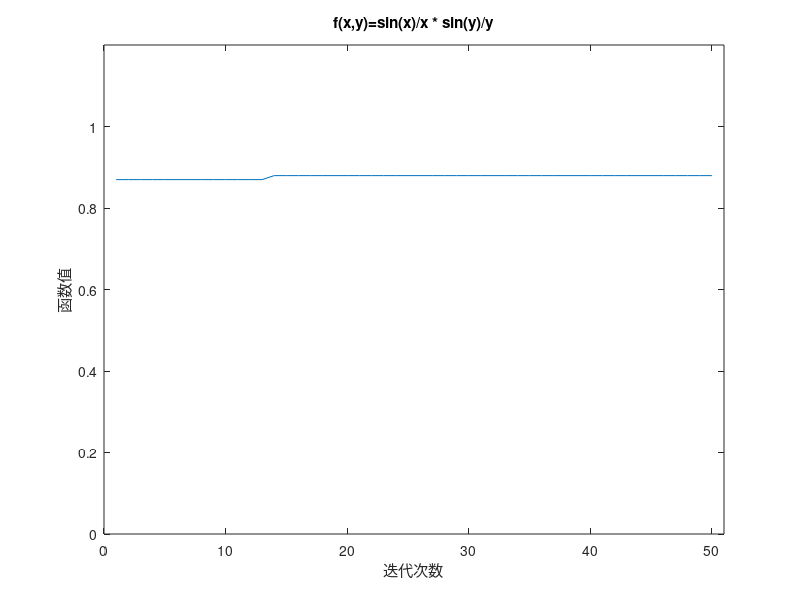

Reproduce this figure in MATLAB.
clear all
tic

global Optimalvalue;
Optimalvalue = 0;
NP = 30;
FoodNumber = NP / 2;
SearchNumber = 5;
maxCycle = 50;
Limit = 5;

Foods= (rand(NP, 2)-0.5) * 20;
sol = Foods;
trial = zeros(NP);
Foodspath = Foods;

for i = 1:NP
	Fitness(i) = (sin(Foods(i, 1))./(Foods(i, 1)+eps)).*(sin(Foods(i, 2))./(Foods(i, 2)+eps));
end

Indfit = sort(Fitness);
Optimalvalue = Indfit(end);
iter = 1;
j = 1;

while (iter <= maxCycle)
	%%% Employed Bee %%%
	for i = 1:(FoodNumber)
		Param2Change = fix(rand * 2) + 1;
		neighbour = fix(rand * FoodNumber) + 1;
		while (neighbour == i)
			neighbour = fix(rand * (FoodNumber)) + 1;
		end
		sol(i, :) = Foods(i, :);

		sol(i, Param2Change) = Foods(i, Param2Change) + (Foods(i, Param2Change) - Foods(neighbour, Param2Change)) * (rand - 0.5) * 2;
		if (sol(i, Param2Change)>10 | sol(i,Param2Change)<-10)
			sol(i, Param2Change) = Foods(i, Param2Change);
		end
		FitnessSol = sin(sol(i, 1))./(sol(i, 1) + eps).*sin(sol(i, 2))./(sol(i, 2) + eps);
		if (Fitness > Fitness(i))
			Foods(i, :) = sol(i, :);
			Fitness(i) = FitnessSol;
			trial(i) = 0;
		else
			trial(i) = trial(i) + 1;
			if trial(i) > Limit
				Foods(i, :) = (rand(1, 2) - 0.5) * 20;
			end
		end
	end
	%%% Onlooker Bee %%%
	prob = (0.9 * Fitness ./ max(Fitness)) + 0.1;

	t = FoodNumber;
	i = 1;
	while (t < (NP - SearchNumber))
		t = t + 1;
		if (rand < prob(i))
			Param2Change = fix(rand * 2) + 1;
			neighbour = FoodNumber + fix(rand * (NP - FoodNumber - SearchNumber)) + 1;

			while (neighbour == t)
				neighbour = FoodNumber + fix(rand * (NP - FoodNumber - SearchNumber)) + 1;
			end

			sol(t, :) = Foods(t, :);
			sol(t, Param2Change) = Foods(i, Param2Change) + (Foods(i, Param2Change) - Foods(neighbour, Param2Change)) * (rand - 0.5) * 2;

			if (sol(t, Param2Change)>10 | sol(t, Param2Change)<-10)
				sol(t, Param2Change) = Foods(t, Param2Change);
			end

			FitnessSol = (sin(sol(t, 1))./(sol(t,1) + eps)).*(sin(sol(t, 2))./(sol(t, 2) + eps));

			if (FitnessSol > Fitness(t))
				Foods(t, :) = sol(t, :);
				Fitness(t) = FitnessSol;
				trial(t) = 0;
			else
				trial(t) = trial(t) + 1;
				if trial(t) > Limit
					Foods(t, :) = (rand(1, 2) - 0.5) * 20;
				end
			end
		end
		
		i = i + 1;
		if i == (FoodNumber + 1)
			i = 1;
		end
	end
	%%% Scout Bee %%%
	for i = (NP - SearchNumber + 1) : NP
		Foods(i, :) = (rand(1, 2) - 0.5) * 20;
		Fitness(i) = (sin(Foods(i, 1))./(Foods(i, 1) + eps)).*(sin(Foods(i, 2))./(Foods(i, 2) + eps));
	end

	ind = find(Fitness == max(Fitness));
	Max = Fitness(ind);
	if (Max > Optimalvalue)
		Optimalvalue = Max;
		GlobalParams = Foods(ind, :);
	end
	fprintf('iteration=%d, Optimalvalue=%d\n ', iter, Optimalvalue);
	Zuiyou(iter) = Optimalvalue;
	iter = iter + 1;
	Foodspath = [Foodspath Foods];
end

toc

%%% Draw %%%
figure(1)
plot(1 : maxCycle, Zuiyou)
axis([0, iter, 0, 1.2])
title('f(x,y)=sin(x)/x * sin(y)/y')
xlabel('迭代次数')
ylabel('函数值')
